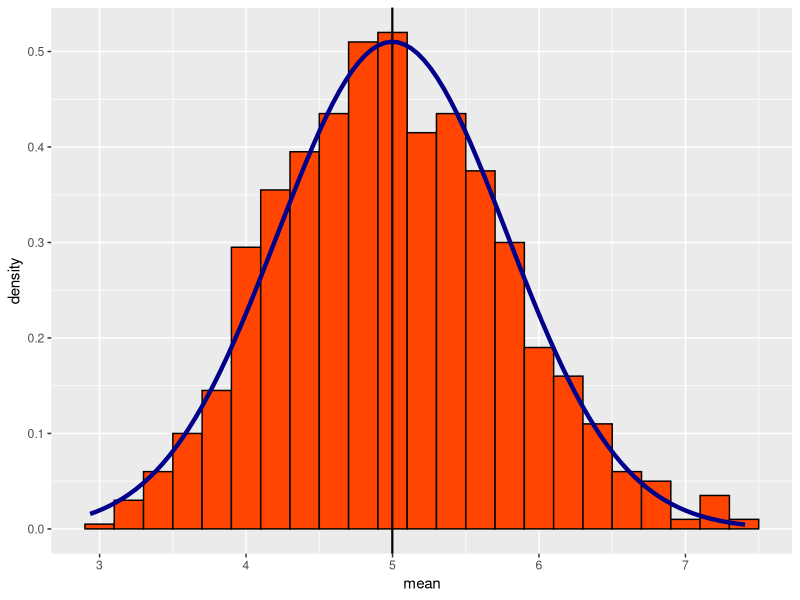

Reproduce this figure in R.
## ---- chunk 1
#setting up 
setwd("~/Desktop/statistical_inference_project")
lambda = 0.2
n = 40 # The number of samples per simulation
nosim = 1000 # The number of simulations
set.seed(25)
st <- replicate(nosim,rexp(n,lambda)); p <- NULL
for (i in 1:nosim){p[i] <- mean(st[,i])}
p <- as.data.frame(p); names(p)<-"mean"
## ---- chunk 2
## [1] "Calculated Center = 4.99851106119285"
## [1] "Theoretical Center = 5"
## ---- chunk 3
est.sd <- sd(p$mean); est.v <- est.sd ^ 2 / nosim; the.sd <- (1/lambda * 1/sqrt(n)); the.v <- the.sd ^ 2 / nosim
p2 <- matrix(c(est.sd,est.v,the.sd,the.v),nrow = 2,ncol = 2)
rownames(p2) <- c("St. Dev. of Sample Mean","Variance of Sample Mean"); colnames(p2) <- c("Estimated","Theoretical")
p2
## ---- chunk 4
##                         Estimated Theoretical
## St. Dev. of Sample Mean 0.7819075    0.790569
## Variance of Sample Mean 0.0006114    0.000625
## ---- chunk 5
require(ggplot2)
g<-ggplot(p,aes(mean))
g<-g + geom_histogram(aes(y = ..density..),fill = "orangered",binwidth = .2,color = "black")
g<-g + geom_vline(xintercept = mean(p$mean),size = .75)
g<-g + stat_function(fun=dnorm, args=list(mean=mean(p$mean), sd=est.sd),color = "darkblue", size = 1.5)
g
## ---- chunk 6
rng.min<-NULL; rng.max<-NULL
for(i in 1:nosim){
    rng.min[i]<-mean(st[,i])-1.96*sd(st[,i])/sqrt(n)
    rng.max[i]<-mean(st[,i])+1.96*sd(st[,i])/sqrt(n)
}
p$min<-rng.min; p$max<-rng.max; j <- 0
for (i in 1:nosim){
    if (5 > p$min[i] & 5 < p$max[i]){j <- j + 1}
}
coverage <- j/nosim
paste("Coverage =", coverage)
